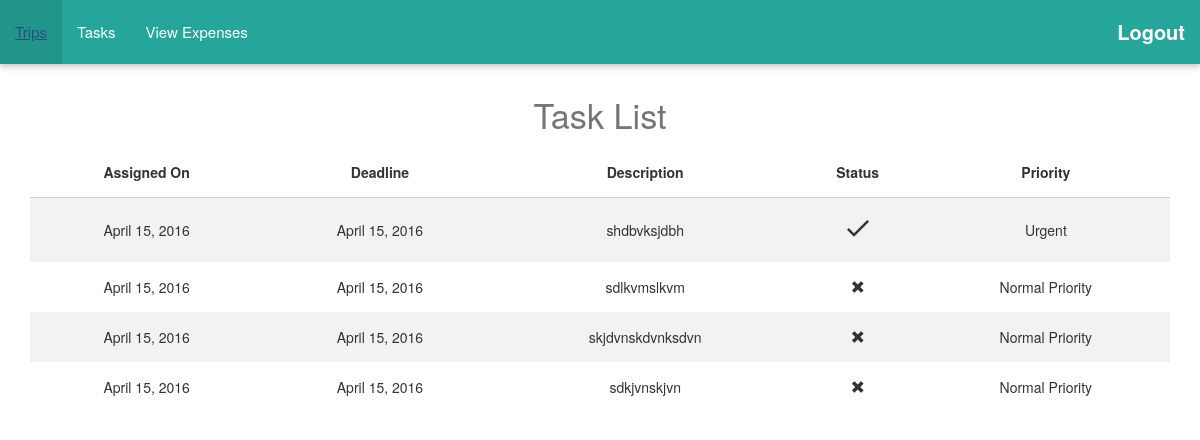
/homepage/ (signed in), run on the app's committed database.
### homepage/models.py (models this page shows, shortened)
class Task (models.Model):
	assigned_to = models.ForeignKey(User)
	task_description = models.TextField(blank=True)
	assigned_on = models.DateField(default=datetime.date.today)
	deadline = models.DateField()
	status = models.BooleanField(default=False)
	priority_choices = (('Urgent','Urgent'),('Normal Priority','Normal Priority'),('Low Priority','Low Priority'))
	priority = models.CharField(max_length=20,choices=priority_choices,default='Normal Priority')

### homepage/views.py (the view, shortened to what this page needs)
def index(request):
    if request.user.is_authenticated():
        user_logged = request.user
        group_logged = user_logged.groups.all()
        if group_logged[0].id == 2:
            return redirect(trips_admin)
        else:
            task_list = Task.objects.filter(assigned_to=user_logged)
            return render(request,'homepage/success.html',{'task_list':task_list,'title':'Task List'})

### homepage/templates/homepage/success.html
{% extends 'homepage/second.html' %}
{%block content%}
<div class="container-fluid">
<div class="container-fluid">
    <h4 class="center-align headingcolour">Task List</h4>
    {% if task_list %}
    <table class="striped responsive-table centered">
        <thead>
            <tr>
                <th>Assigned On</th>
                <th>Deadline</th>
                <th>Description</th>
                <th>Status</th>
                <th>Priority</th>
            </tr>
        </thead>
        <tbody>
            {% for task in task_list %}
            <tr>
                <td>{{task.assigned_on}}</td>
                <td>{{task.deadline}}</td>
                <td>{{task.task_description}}</td>
                {% if not task.status %}
                <td><span class="glyphicon glyphicon-remove"></span></td>
                {% else %}
                <td><i class="small material-icons">done</i></td>
                {% endif %}
                <td>{{task.priority}}</td>
            </tr>
            {% endfor %}
        </tbody>
    </table>
    {% else %}
    <p>No task assigned !</p>
    {% endif %}
</div>
{% endblock %}

### logistics/static/css/style.css (style rules this page uses)
.headingcolour { color: #757575; }
body { background: #ffffff; }

### data on the page
Task: assigned_on "April 15, 2016", deadline "April 15, 2016", task_description "shdbvksjdbh", status True (drawn), priority "Urgent"
Task: assigned_on "April 15, 2016", deadline "April 15, 2016", task_description "sdlkvmslkvm", status False (drawn), priority "Normal Priority"
Task: assigned_on "April 15, 2016", deadline "April 15, 2016", task_description "skjdvnskdvnksdvn", status False (drawn), priority "Normal Priority"
Task: assigned_on "April 15, 2016", deadline "April 15, 2016", task_description "sdkjvnskjvn", status False (drawn), priority "Normal Priority"
